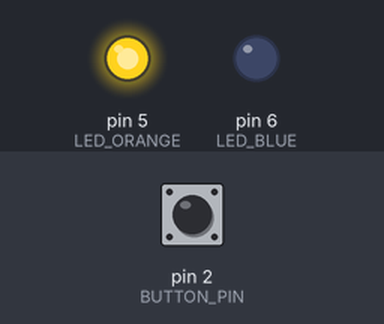
Bench run of a sketch on a simulated Arduino Uno, built with avr-gcc and run on an emulated ATmega328P. Parts: output pins drawn as LEDs (lit = HIGH). Inputs (shaded band) come from the test bench; at power-on: pin 2 (BUTTON_PIN) LOW. What the sketch prints to the serial monitor is not drawn.

Above: at 1.2 s.
1.3 s: pin 2 (BUTTON_PIN) pulled HIGH for 0.15 s
At 2.2 s:
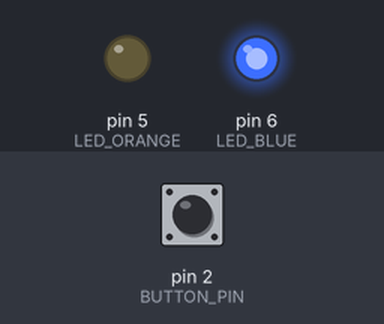
2.9 s: pin 2 (BUTTON_PIN) pulled HIGH for 1 s
At 3.4 s:
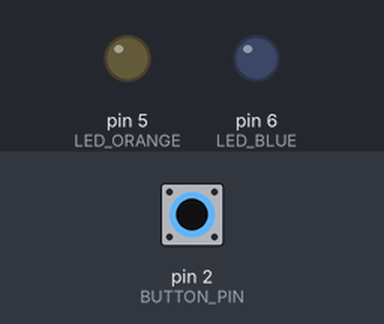
5.4 s: pin 2 (BUTTON_PIN) pulled HIGH for 3.2 s
At 6.5 s:
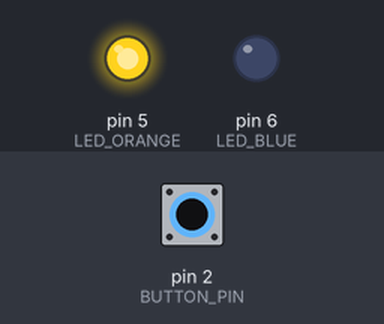
Timing chart, 0 to 8.4 s (numbered marks = the images above; inputs shaded):
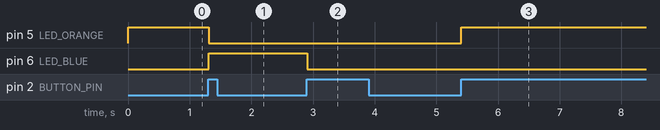

The sketch:

ledcolourchanger.ino
```cpp
#define BUTTON_PIN 2
#define LED_ORANGE 5
#define LED_BLUE 6
int lastButtonState = LOW;
int buttonCounter = 0;

  int orangeState[] = {HIGH, LOW, LOW};
  int blueState[] = {LOW, HIGH, LOW};

void setup() {
  pinMode(BUTTON_PIN, INPUT);
  pinMode(LED_ORANGE, OUTPUT);
  pinMode(LED_BLUE, OUTPUT);
  Serial.begin(9600);


}

void loop() {
  int buttonState = digitalRead(BUTTON_PIN);
  if (lastButtonState == LOW && buttonState == HIGH) {
    buttonCounter ++;
  }

  lastButtonState = buttonState;

  if(buttonCounter > 2) {
    buttonCounter = 0;
  }

  Serial.println(buttonCounter);

  int led[] = {LED_ORANGE, LED_BLUE};
  int states[] = {orangeState[buttonCounter], blueState[buttonCounter]};

  for(int i = 0; i < 2; i++) {
    digitalWrite(led[i], states[i]);
  }
}
```

Measured:
- after the input at 1.3 s, pin 5 (LED_ORANGE): HIGH → LOW at once; pin 6 (LED_BLUE): LOW → HIGH at once
- after the input at 2.9 s, pin 6 (LED_BLUE): HIGH → LOW at once
- after the input at 5.4 s, pin 5 (LED_ORANGE): LOW → HIGH at once
